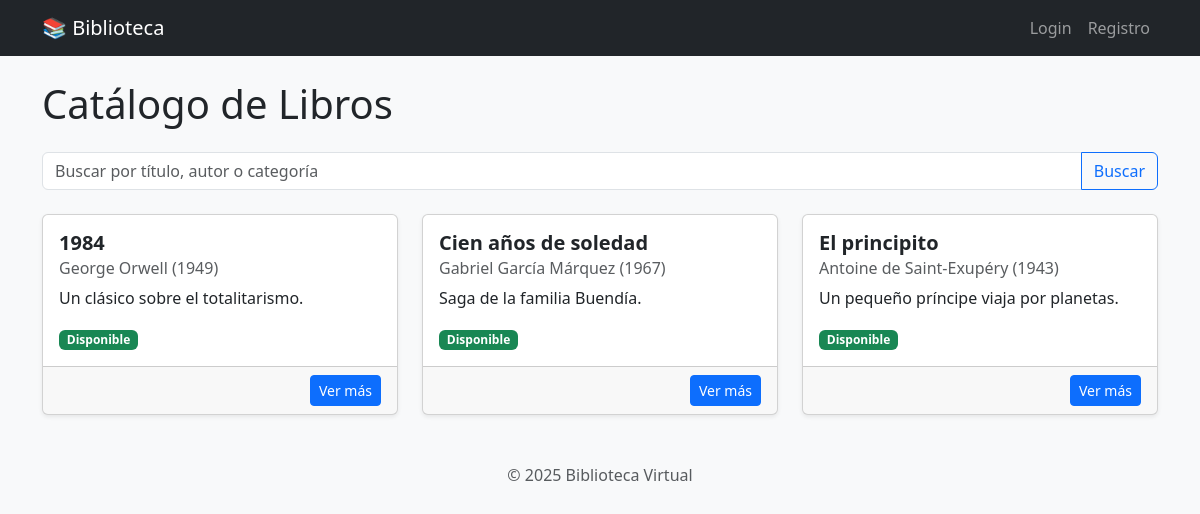
The page / on the database its author committed.
### models/models.py (models this page shows)
class Libro(db.Model):
    __tablename__ = 'libros'
    id = db.Column(db.Integer, primary_key=True)
    titulo = db.Column(db.String(200), nullable=False)
    autor = db.Column(db.String(100), nullable=False)
    categoria = db.Column(db.String(100))
    sinopsis = db.Column(db.Text)
    anio = db.Column(db.Integer)
    disponible = db.Column(db.Boolean, default=True)

### controllers/main.py (the view)
@main_bp.route('/')
def index():
    q = request.args.get('q', '').strip()
    if q:
        libros = Libro.query.filter(
            (Libro.titulo.ilike(f"%{q}%")) |
            (Libro.autor.ilike(f"%{q}%")) |
            (Libro.categoria.ilike(f"%{q}%"))
        ).all()
    else:
        libros = Libro.query.order_by(Libro.titulo).all()
    return render_template('index.html', libros=libros, query=q)

### templates/index.html (shortened to what this page needs)
{% extends 'layout.html' %}
{% block content %}
<h1 class="mb-4">Catálogo de Libros</h1>
<form method="get" class="mb-4">
  <div class="input-group">
    <input type="text" name="q" class="form-control" placeholder="Buscar por título, autor o categoría" value="{{ query or '' }}">
    <button class="btn btn-outline-primary" type="submit">Buscar</button>
  </div>
</form>
<div class="row row-cols-1 row-cols-md-3 g-4">
  {% for libro in libros %}
    <div class="col">
      <div class="card h-100 shadow-sm">
        <div class="card-body">
          <h5 class="card-title">{{ libro.titulo }}</h5>
          <h6 class="card-subtitle mb-2 text-muted">{{ libro.autor }} ({{ libro.anio or 's/f' }})</h6>
          <p class="card-text">
            {{ libro.sinopsis[:120] }}{% if libro.sinopsis|length > 120 %}...{% endif %}
          </p>
          <span class="badge {{ 'bg-success' if libro.disponible else 'bg-danger' }}">
            {{ 'Disponible' if libro.disponible else 'No disponible' }}
          </span>
        </div>
        <div class="card-footer text-end">
          <a href="{{ url_for('main.libro_detalle', libro_id=libro.id) }}" class="btn btn-primary btn-sm">Ver más</a>
        </div>
      </div>
    </div>
  {% endfor %}
</div>
{% endblock %}

### templates/layout.html (shortened to what this page needs)
<!DOCTYPE html>
<html lang="es">
<head>
  <link href="https://cdn.jsdelivr.net/npm/bootstrap@5.3.2/dist/css/bootstrap.min.css" rel="stylesheet">
  <link href="{{ url_for('static', filename='css/style.css') }}" rel="stylesheet">
</head>
<body class="bg-light">
  <nav class="navbar navbar-expand-lg navbar-dark bg-dark mb-4">
    <div class="container">
      <a class="navbar-brand" href="{{ url_for('main.index') }}">📚 Biblioteca</a>
      <div class="collapse navbar-collapse">
        <ul class="navbar-nav ms-auto">
          {% if current_user.is_authenticated %}
            <li class="nav-item">
              <a class="nav-link" href="#">Hola, {{ current_user.nombre }}</a>
            </li>
            {% if current_user.is_admin() %}
              <li class="nav-item">
                <a class="nav-link" href="{{ url_for('main.admin') }}">Admin</a>
              </li>
            {% endif %}
            <li class="nav-item">
              <a class="nav-link" href="{{ url_for('main.logout') }}">Salir</a>
            </li>
          {% else %}
            <li class="nav-item">
              <a class="nav-link" href="{{ url_for('main.login') }}">Login</a>
            </li>
            <li class="nav-item">
              <a class="nav-link" href="{{ url_for('main.registro') }}">Registro</a>
            </li>
          {% endif %}
        </ul>
      </div>
    </div>
  </nav>
  <div class="container">
    {% block content %}{% endblock %}
  </div>
  <footer class="text-center mt-5 text-muted">
    <p>&copy; 2025 Biblioteca Virtual</p>
  </footer>
</body>
</html>

### static/css/style.css (style rules this page uses)
body { font-family: 'Segoe UI', Tahoma, Geneva, Verdana, sans-serif; }
.card-title { font-weight: bold; }
footer { margin-top: 3rem; }

### rows shown on the page
Libro: titulo "1984", autor "George Orwell", anio "1949", sinopsis "Un clásico sobre el totalitarismo.", disponible "Disponible"
Libro: titulo "Cien años de soledad", autor "Gabriel García Márquez", anio "1967", sinopsis "Saga de la familia Buendía.", disponible "Disponible"
Libro: titulo "El principito", autor "Antoine de Saint-Exupéry", anio "1943", sinopsis "Un pequeño príncipe viaja por planetas.", disponible "Disponible"
